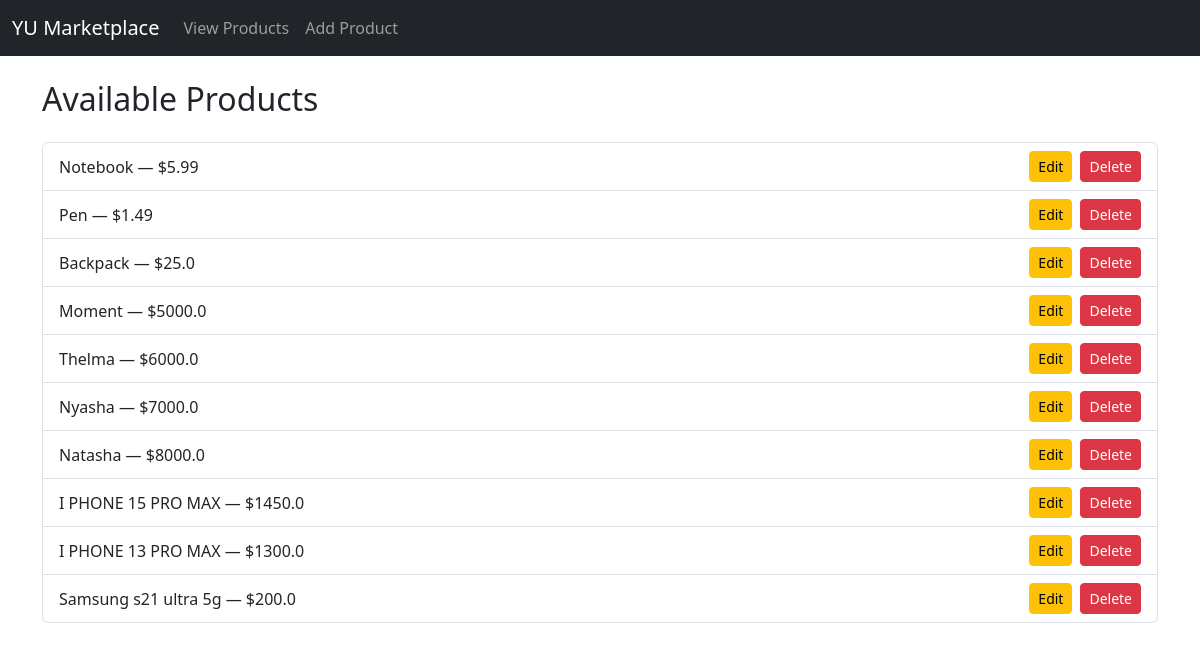
/items, run on the app's committed database.
### tables this page shows
CREATE TABLE products (
    id INTEGER PRIMARY KEY AUTOINCREMENT,
    product_name TEXT NOT NULL,
    price REAL NOT NULL
, category TEXT, image_url TEXT);

### yu_marketplace_backend/app.py (the view)
@app.route('/items')
def get_items():
    conn = sqlite3.connect("marketplace.db")
    cursor = conn.cursor()
    cursor.execute("SELECT id, product_name, price FROM products")
    items = cursor.fetchall()
    conn.close()
    return render_template("items.html", items=items)

### yu_marketplace_backend/templates/items.html
{% extends "base.html" %}
{% block content %}
    <h2 class="mb-4">Available Products</h2>
    <ul class="list-group">
        {% for item in items %}
            <li class="list-group-item d-flex justify-content-between align-items-center">
                <div>
                    {{ item[1] }} — ${{ item[2] }}
                </div>
                <div class="d-flex">
                    <form method="GET" action="/edit/{{ item[0] }}" class="me-2">
                        <button type="submit" class="btn btn-warning btn-sm">Edit</button>
                    </form>
                    <form method="POST" action="/delete/{{ item[0] }}">
                        <button type="submit" class="btn btn-danger btn-sm">Delete</button>
                    </form>
                </div>
            </li>
        {% endfor %}
    </ul>
{% endblock %}

### yu_marketplace_backend/templates/base.html (shortened to what this page needs)
<!DOCTYPE html>
<html>
<head>
    <link href="https://cdn.jsdelivr.net/npm/bootstrap@5.3.0/dist/css/bootstrap.min.css" rel="stylesheet">
</head>
<body>
    <nav class="navbar navbar-expand-lg navbar-dark bg-dark">
        <div class="container-fluid">
            <a class="navbar-brand" href="#">YU Marketplace</a>
            <div class="collapse navbar-collapse">
                <ul class="navbar-nav me-auto">
                    <li class="nav-item">
                        <a class="nav-link" href="/items">View Products</a>
                    </li>
                    <li class="nav-item">
                        <a class="nav-link" href="/add">Add Product</a>
                    </li>
                </ul>
            </div>
        </div>
    </nav>
    <div class="container mt-4">
        {% block content %}
        {% endblock %}
    </div>
</body>
</html>

### data on the page
products: product_name "Notebook", price "5.99"
products: product_name "Pen", price "1.49"
products: product_name "Backpack", price "25.0"
products: product_name "Moment", price "5000.0"
products: product_name "Thelma", price "6000.0"
products: product_name "Nyasha", price "7000.0"
products: product_name "Natasha", price "8000.0"
products: product_name "I PHONE 15 PRO MAX", price "1450.0"
products: product_name "I PHONE 13 PRO MAX", price "1300.0"
products: product_name "Samsung s21 ultra 5g", price "200.0"
